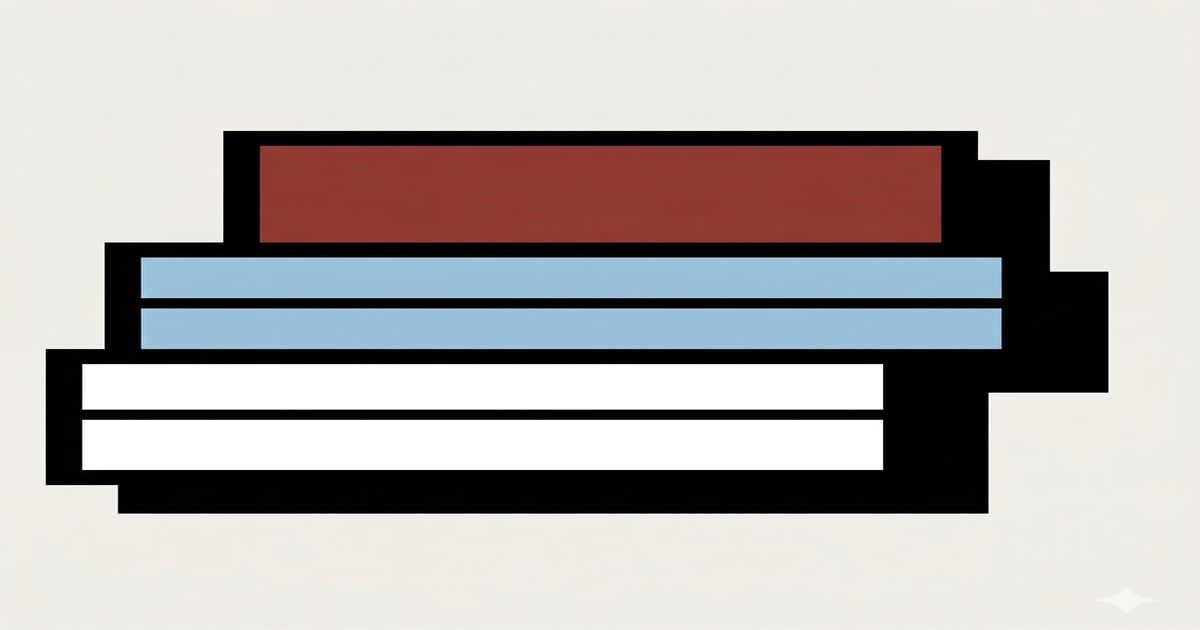
#> input picture og-image.jpg, 1200 x 630 px
$ python -i cover_colors.py   (imports and definitions only)
#> lines starting #> are read from the running program, lines starting #| are printed output that depends on the picture
#> further down, picture is the input picture: PIL image 1200x630 RGB; mean R, G, B 179.9, 175.4, 174
#!/usr/bin/env python3
"""책등 사진이 없는 책의 표지 대표색을 뽑아 data/cover_colors.json 에 채운다.

예스24에 책등 사진이 없는 책은 색 책등으로 그린다. 예전에는 표지를 세로로
잘라 책등 자리에 깔았는데, 표지 가운데 그림·글자가 토막 나서 지저분해 보였다.
그래서 표지에서 가장 많이 쓰인 색 하나를 뽑아 그 색으로 책등을 칠한다.

    표지 ──(작게 줄여 색 6개로 묶기)──▶ 가장 넓게 칠해진 색 ──▶ "#rrggbb"

data.json 의 책 중 spineUrl 이 없는 책만 본다(generate.py 가 먼저 돌아야 한다).
한 번 뽑은 표지는 다시 받지 않는다 — 키가 표지 URL이라 표지가 바뀌면 새로 뽑는다.
표지가 아예 없는 주소(404, '이미지 준비중' 그림)는 null 로 남겨 다시 받지 않는다.
연결이 잠깐 흔들린 표지는 기록하지 않고 다음 빌드 때 다시 시도한다.

실행
    python3 tools/cover_colors.py            # tools/build_site.sh 가 부른다
    python3 tools/cover_colors.py --refresh  # 이미 뽑은 색도 다시 뽑기
"""
import argparse
import io
import json
import os
import sys
import urllib.error
import urllib.request
from concurrent.futures import ThreadPoolExecutor

from PIL import Image

ROOT = os.path.dirname(os.path.dirname(os.path.abspath(__file__)))
DATA_JSON = os.path.join(ROOT, 'data.json')
OUT_PATH = os.path.join(ROOT, 'data', 'cover_colors.json')
UA = 'Mozilla/5.0 (compatible; favoread-cover-colors/1.0)'


def dominant_color(img):
    """표지에서 가장 넓게 칠해진 색. 가장자리 테두리·스캔 여백은 조금 떼고 본다."""
    img = img.convert('RGB')
    w, h = img.size
#> w = 1200; h = 630
    dx, dy = max(1, w // 25), max(1, h // 25)
#> dx = 48; dy = 25
    img = img.crop((dx, dy, w - dx, h - dy)).resize((60, 90))
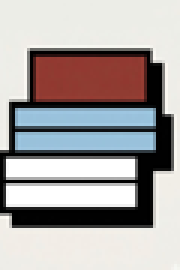
#> img: PIL image 60x90 RGB (shown 3 times larger); mean R, G, B 169.7, 164.7, 163.9
    q = img.quantize(colors=6, method=Image.Quantize.MEDIANCUT)
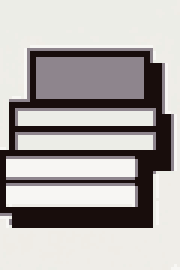
#> q: PIL image 60x90 P (shown 3 times larger); mean R, G, B 177.2, 173, 170.9
    pal = q.getpalette()
#> pal = [247, 246, 243, 239, 237, 232, 236, 237, 231, 239, 236, 230, 142, 133, 141, 24, 13, 12]
    count, idx = max(q.getcolors())
#> count = 1470; idx = 2
    r, g, b = pal[idx * 3:idx * 3 + 3]
#> r = 236; g = 237; b = 231
    return '#%02x%02x%02x' % (r, g, b)


# [73 lines left out: functions fetch, main, not called in this run]


# [2 lines not run here, left out]

>>> from PIL import Image
>>> picture = Image.open('../og-image.jpg')
>>> result = dominant_color(picture)
#> result = '#ecede7'
